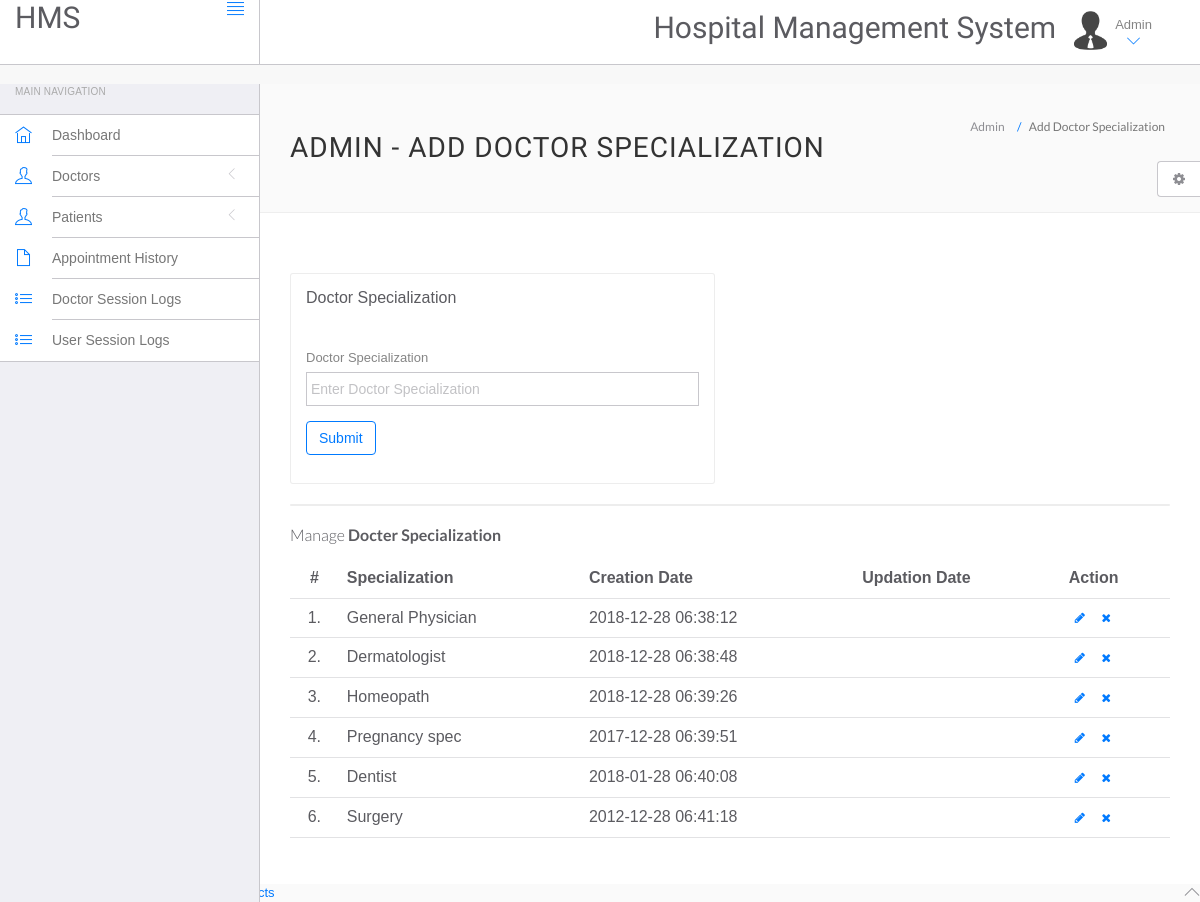
The page /hms/admin/doctor-specilization.php (signed in) on the database its author committed.
### tables this page shows
CREATE TABLE `doctorspecilization` (
  `id` int(11) NOT NULL,
  `specilization` varchar(255) NOT NULL,
  `creationDate` timestamp NOT NULL DEFAULT current_timestamp(),
  `updationDate` varchar(255) NOT NULL
);

### hms/admin/doctor-specilization.php (the view, shortened to what this page needs)
<?php
include('include/config.php');
?>
<!DOCTYPE html>
<html lang="en">
	<head>
		<link rel="stylesheet" href="vendor/bootstrap/css/bootstrap.min.css">
		<link rel="stylesheet" href="vendor/fontawesome/css/font-awesome.min.css">
		<link rel="stylesheet" href="vendor/themify-icons/themify-icons.min.css">
		<link href="vendor/animate.css/animate.min.css" rel="stylesheet" media="screen">
		<link href="vendor/perfect-scrollbar/perfect-scrollbar.min.css" rel="stylesheet" media="screen">
		<link href="vendor/switchery/switchery.min.css" rel="stylesheet" media="screen">
		<link href="vendor/bootstrap-touchspin/jquery.bootstrap-touchspin.min.css" rel="stylesheet" media="screen">
		<link href="vendor/select2/select2.min.css" rel="stylesheet" media="screen">
		<link href="vendor/bootstrap-datepicker/bootstrap-datepicker3.standalone.min.css" rel="stylesheet" media="screen">
		<link href="vendor/bootstrap-timepicker/bootstrap-timepicker.min.css" rel="stylesheet" media="screen">
		<link rel="stylesheet" href="assets/css/styles.css">
		<link rel="stylesheet" href="assets/css/plugins.css">
		<link rel="stylesheet" href="assets/css/themes/theme-1.css" id="skin_color" />
	</head>
	<body>
		<div id="app">
<?php include('include/sidebar.php');?>
			<div class="app-content">
						<?php include('include/header.php');?>
				<div class="main-content" >
					<div class="wrap-content container" id="container">
						<section id="page-title">
							<div class="row">
								<div class="col-sm-8">
									<h1 class="mainTitle">Admin - Add Doctor Specialization</h1>
																	</div>
								<ol class="breadcrumb">
									<li>
										<span>Admin</span>
									</li>
									<li class="active">
										<span>Add Doctor Specialization</span>
									</li>
								</ol>
							</div>
						</section>
						<div class="container-fluid container-fullw bg-white">
							<div class="row">
								<div class="col-md-12">
									<div class="row margin-top-30">
										<div class="col-lg-6 col-md-12">
											<div class="panel panel-white">
												<div class="panel-heading">
													<h5 class="panel-title">Doctor Specialization</h5>
												</div>
												<div class="panel-body">
													<form role="form" name="dcotorspcl" method="post" >
														<div class="form-group">
															<label for="exampleInputEmail1">
																Doctor Specialization
															</label>
							<input type="text" name="doctorspecilization" class="form-control"  placeholder="Enter Doctor Specialization">
														</div>
														<button type="submit" name="submit" class="btn btn-o btn-primary">
															Submit
														</button>
													</form>
												</div>
											</div>
										</div>
											</div>
										</div>
									<div class="col-lg-12 col-md-12">
											<div class="panel panel-white">
											</div>
										</div>
									</div>
									<div class="row">
								<div class="col-md-12">
									<h5 class="over-title margin-bottom-15">Manage <span class="text-bold">Docter Specialization</span></h5>
									<table class="table table-hover" id="sample-table-1">
										<thead>
											<tr>
												<th class="center">#</th>
												<th>Specialization</th>
												<th class="hidden-xs">Creation Date</th>
												<th>Updation Date</th>
												<th>Action</th>
											</tr>
										</thead>
										<tbody>
<?php
$sql=mysqli_query($conn, "select * from doctorSpecilization");
$cnt=1;
while($row=mysqli_fetch_array($sql))
{
?>
											<tr>
												<td class="center"><?php echo $cnt;?>.</td>
												<td class="hidden-xs"><?php echo $row['specilization'];?></td>
												<td><?php echo $row['creationDate'];?></td>
												<td><?php echo $row['updationDate'];?>
												</td>
												<td >
												<div class="visible-md visible-lg hidden-sm hidden-xs">
							<a href="edit-doctor-specialization.php?id=<?php echo $row['id'];?>" class="btn btn-transparent btn-xs" tooltip-placement="top" tooltip="Edit"><i class="fa fa-pencil"></i></a>
	<a href="doctor-specilization.php?id=<?php echo $row['id']?>&del=delete" onClick="return confirm('Are you sure you want to delete?')"class="btn btn-transparent btn-xs tooltips" tooltip-placement="top" tooltip="Remove"><i class="fa fa-times fa fa-white"></i></a>
												</div>
												</td>
											</tr>
											<?php
$cnt=$cnt+1;
											 }?>
										</tbody>
									</table>
								</div>
							</div>
								</div>
							</div>
						</div>
					</div>
				</div>
	<?php include('include/footer.php');?>
	<?php include('include/setting.php');?>
	</body>
</html>

### hms/admin/assets/css/themes/theme-1.css (style rules this page uses)
body { background: #FAFAFA; }

### rows shown on the page
doctorspecilization: specilization "General Physician", creationDate "2018-12-28 06:38:12"
doctorspecilization: specilization "Dermatologist", creationDate "2018-12-28 06:38:48"
doctorspecilization: specilization "Homeopath", creationDate "2018-12-28 06:39:26"
doctorspecilization: specilization "Pregnancy spec", creationDate "2017-12-28 06:39:51"
doctorspecilization: specilization "Dentist", creationDate "2018-01-28 06:40:08"
doctorspecilization: specilization "Surgery", creationDate "2012-12-28 06:41:18"
